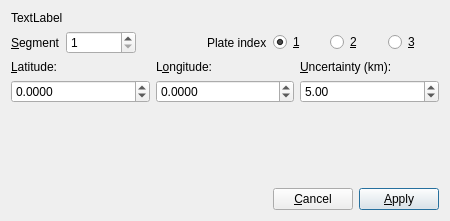
<?xml version="1.0" encoding="UTF-8"?>
<ui version="4.0">
 <class>HellingerPointDialog</class>
 <widget class="QDialog" name="HellingerPointDialog">
  <property name="geometry">
   <rect>
    <x>0</x>
    <y>0</y>
    <width>450</width>
    <height>221</height>
   </rect>
  </property>
  <property name="windowTitle">
   <string>Dialog</string>
  </property>
  <layout class="QGridLayout" name="gridLayout">
   <item row="1" column="3" colspan="2">
    <layout class="QHBoxLayout" name="layout_radio_buttons">
     <property name="sizeConstraint">
      <enum>QLayout::SetDefaultConstraint</enum>
     </property>
     <item>
      <widget class="QRadioButton" name="radio_plate_index_1">
       <property name="enabled">
        <bool>true</bool>
       </property>
       <property name="text">
        <string>&amp;1</string>
       </property>
       <property name="checked">
        <bool>true</bool>
       </property>
       <attribute name="buttonGroup">
        <string notr="true">buttonGroup</string>
       </attribute>
      </widget>
     </item>
     <item>
      <widget class="QRadioButton" name="radio_plate_index_2">
       <property name="text">
        <string>&amp;2</string>
       </property>
       <property name="autoExclusive">
        <bool>true</bool>
       </property>
       <attribute name="buttonGroup">
        <string notr="true">buttonGroup</string>
       </attribute>
      </widget>
     </item>
     <item>
      <widget class="QRadioButton" name="radio_plate_index_3">
       <property name="text">
        <string>&amp;3</string>
       </property>
       <property name="autoExclusive">
        <bool>true</bool>
       </property>
      </widget>
     </item>
    </layout>
   </item>
   <item row="3" column="0" colspan="5">
    <spacer name="verticalSpacer_2">
     <property name="orientation">
      <enum>Qt::Vertical</enum>
     </property>
     <property name="sizeHint" stdset="0">
      <size>
       <width>180</width>
       <height>38</height>
      </size>
     </property>
    </spacer>
   </item>
   <item row="1" column="0">
    <layout class="QHBoxLayout" name="horizontalLayout">
     <item>
      <widget class="QLabel" name="label_segment">
       <property name="text">
        <string>&amp;Segment</string>
       </property>
       <property name="buddy">
        <cstring>spinbox_segment</cstring>
       </property>
      </widget>
     </item>
     <item>
      <widget class="QSpinBox" name="spinbox_segment">
       <property name="minimumSize">
        <size>
         <width>70</width>
         <height>0</height>
        </size>
       </property>
       <property name="minimum">
        <number>1</number>
       </property>
      </widget>
     </item>
    </layout>
   </item>
   <item row="4" column="0" colspan="2">
    <spacer name="horizontalSpacer">
     <property name="orientation">
      <enum>Qt::Horizontal</enum>
     </property>
     <property name="sizeHint" stdset="0">
      <size>
       <width>64</width>
       <height>20</height>
      </size>
     </property>
    </spacer>
   </item>
   <item row="1" column="1">
    <spacer name="horizontalSpacer_2">
     <property name="orientation">
      <enum>Qt::Horizontal</enum>
     </property>
     <property name="sizeHint" stdset="0">
      <size>
       <width>40</width>
       <height>20</height>
      </size>
     </property>
    </spacer>
   </item>
   <item row="0" column="0" colspan="5">
    <widget class="QLabel" name="label_description">
     <property name="text">
      <string>TextLabel</string>
     </property>
    </widget>
   </item>
   <item row="4" column="4">
    <widget class="QPushButton" name="button_apply">
     <property name="text">
      <string>&amp;Apply</string>
     </property>
    </widget>
   </item>
   <item row="4" column="3">
    <widget class="QPushButton" name="button_cancel">
     <property name="text">
      <string>&amp;Cancel</string>
     </property>
    </widget>
   </item>
   <item row="2" column="0" colspan="5">
    <layout class="QHBoxLayout" name="horizontalLayout_3">
     <item>
      <layout class="QVBoxLayout" name="verticalLayout">
       <item>
        <widget class="QLabel" name="label_3">
         <property name="text">
          <string>&amp;Latitude:</string>
         </property>
         <property name="buddy">
          <cstring>spinbox_lat</cstring>
         </property>
        </widget>
       </item>
       <item>
        <widget class="QDoubleSpinBox" name="spinbox_lat">
         <property name="decimals">
          <number>4</number>
         </property>
         <property name="minimum">
          <double>-90.000000000000000</double>
         </property>
         <property name="maximum">
          <double>90.000000000000000</double>
         </property>
        </widget>
       </item>
      </layout>
     </item>
     <item>
      <layout class="QVBoxLayout" name="verticalLayout_2">
       <item>
        <widget class="QLabel" name="label_4">
         <property name="text">
          <string>L&amp;ongitude:</string>
         </property>
         <property name="buddy">
          <cstring>spinbox_lon</cstring>
         </property>
        </widget>
       </item>
       <item>
        <widget class="QDoubleSpinBox" name="spinbox_lon">
         <property name="decimals">
          <number>4</number>
         </property>
         <property name="minimum">
          <double>-360.000000000000000</double>
         </property>
         <property name="maximum">
          <double>360.000000000000000</double>
         </property>
        </widget>
       </item>
      </layout>
     </item>
     <item>
      <layout class="QVBoxLayout" name="verticalLayout_3">
       <item>
        <widget class="QLabel" name="label_5">
         <property name="text">
          <string>&amp;Uncertainty (km):</string>
         </property>
         <property name="buddy">
          <cstring>spinbox_uncert</cstring>
         </property>
        </widget>
       </item>
       <item>
        <widget class="QDoubleSpinBox" name="spinbox_uncert">
         <property name="minimum">
          <double>0.000000000000000</double>
         </property>
         <property name="maximum">
          <double>999.990000000000009</double>
         </property>
         <property name="value">
          <double>5.000000000000000</double>
         </property>
        </widget>
       </item>
      </layout>
     </item>
    </layout>
   </item>
   <item row="1" column="2">
    <widget class="QLabel" name="label">
     <property name="text">
      <string>Plate index</string>
     </property>
    </widget>
   </item>
  </layout>
 </widget>
 <tabstops>
  <tabstop>spinbox_segment</tabstop>
  <tabstop>radio_plate_index_1</tabstop>
  <tabstop>radio_plate_index_2</tabstop>
  <tabstop>radio_plate_index_3</tabstop>
  <tabstop>spinbox_lat</tabstop>
  <tabstop>spinbox_lon</tabstop>
  <tabstop>spinbox_uncert</tabstop>
  <tabstop>button_cancel</tabstop>
  <tabstop>button_apply</tabstop>
 </tabstops>
 <resources/>
 <connections/>
 <buttongroups>
  <buttongroup name="buttonGroup"/>
 </buttongroups>
</ui>
